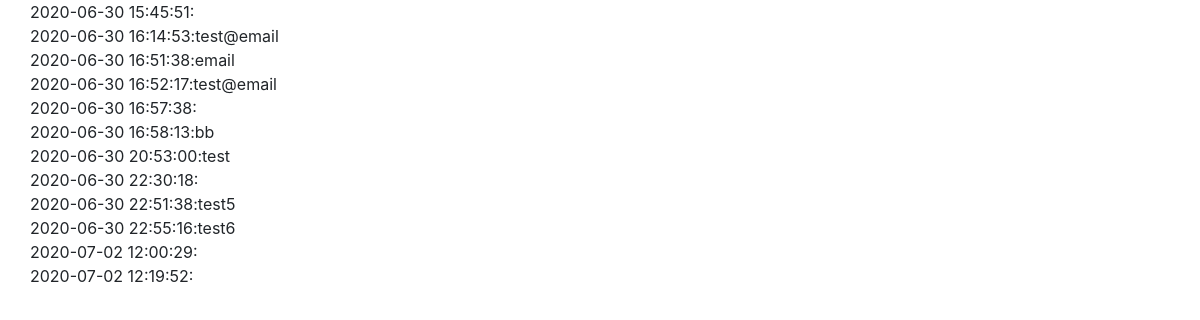
The page /chart/chart_a6.php on the database its author committed.
### tables this page shows
CREATE TABLE `question1_table` (
  `id` int(11) NOT NULL,
  `a1` varchar(250) DEFAULT NULL,
  `a2` varchar(250) DEFAULT NULL,
  `a3` varchar(250) DEFAULT NULL,
  `a4` varchar(250) DEFAULT NULL,
  `a5` varchar(250) DEFAULT NULL,
  `a6` varchar(250) DEFAULT NULL,
  `a7` varchar(200) DEFAULT NULL,
  `contributor` varchar(250) DEFAULT NULL,
  `indate` datetime NOT NULL
);

### chart/chart_a6.php (the view, shortened to what this page needs)
<?php
$pdo = connectDB();
$stmt = $pdo->prepare("SELECT * FROM question1_table");
$status = $stmt->execute();
if($status==false) {
  $error = $stmt->errorInfo();
  exit("ErrorQuery:".$error[2]);
}else{
  while( $result = $stmt->fetch(PDO::FETCH_ASSOC)){
    $view .='<tr>';
    $view .= '<td>'.$result['indate'].':'.$result['a6'].'</td>'.'<br>';
    $view .='</tr>';
  }
}
?>
<!DOCTYPE html>
<html lang="ja">
<head>
      <link rel="stylesheet" href="https://stackpath.bootstrapcdn.com/bootstrap/4.3.1/css/bootstrap.min.css">
</head>
<body>
<div class="container profile">
  <div class="row">
        <tbody>
          <tr>
              <?=$view?>
          </tr>
        </tbody>
  </div>
</div>
</body>
</html>

### rows shown on the page
question1_table: indate "2020-06-30 15:45:51"
question1_table: indate "2020-06-30 16:14:53", a6 "test@email"
question1_table: indate "2020-06-30 16:51:38", a6 "email"
question1_table: indate "2020-06-30 16:52:17", a6 "test@email"
question1_table: indate "2020-06-30 16:57:38"
question1_table: indate "2020-06-30 16:58:13", a6 "bb"
question1_table: indate "2020-06-30 20:53:00", a6 "test"
question1_table: indate "2020-06-30 22:30:18"
question1_table: indate "2020-06-30 22:51:38", a6 "test5"
question1_table: indate "2020-06-30 22:55:16", a6 "test6"
question1_table: indate "2020-07-02 12:00:29"
question1_table: indate "2020-07-02 12:19:52"
